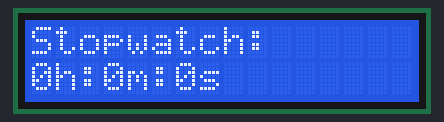
Simulated run of this sketch. Board: Arduino Uno, built with avr-gcc and run on an emulated ATmega328P. Parts: 16×2 character LCD.

Above: at 0.1 s.
At 4.1 s:
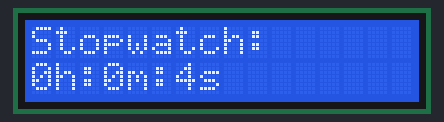
At 9.1 s:
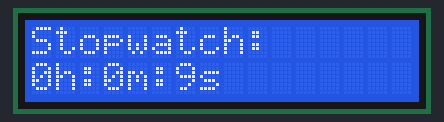
At 19.1 s:
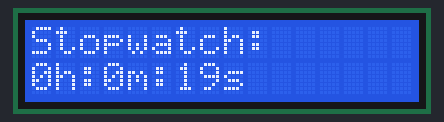
At 29.1 s:
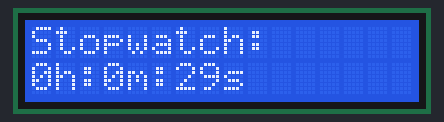
At 39.1 s:
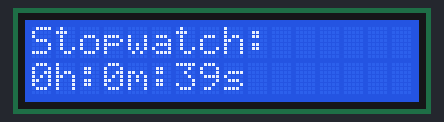

Measured:
- what the display in image 1 shows lasts 1.0 s, from 4.0 s to 5.0 s

The sketch:

stopwatch_tanpa_tombol.ino
```cpp
// include the library code:
#include <LiquidCrystal.h>

// initialize the library with the numbers of the interface pins
LiquidCrystal lcd(12, 11, 5, 4, 3, 2);

void setup() {
  // set up the LCD's number of columns and rows:
  lcd.begin(16, 2);
  // Print a message to the LCD to the first row.
  lcd.print("Stopwatch:");
}

void loop() {
  // set the cursor to column 0, line 1
  // (note: line 1 is the second row, since counting begins with 0):
  lcd.setCursor(0, 1);
  // print the number of hours since reset:
  lcd.print(millis() / 3600000);
  lcd.print("h:");
  // print the number of minutes since reset
  lcd.print(millis() / 60000);
  lcd.print("m:");
  // print the number of seconds since reset
  lcd.print(millis() / 1000);
  lcd.print("s");
}
```
